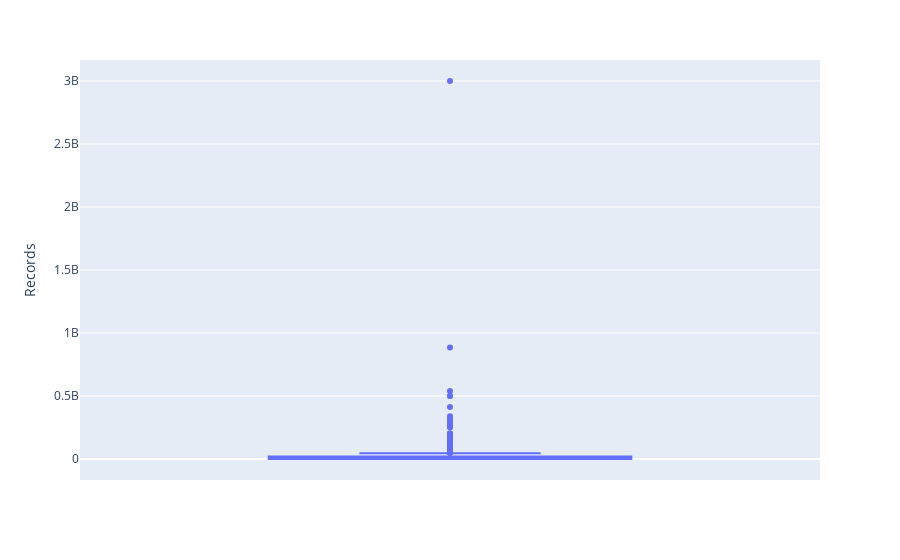

The code cell stored with this chart in its notebook:
### Code cell
# Records Distributions and Outliers
fig = px.box(df, y="Records")
fig.show()

# Large Number of outliers based on the BoxPlot, but 1 EXTREME outlier. --> Not really relevant in this analysis

### Figure 1 — Plotly figure (JSON) as saved in the notebook; plotly's stock layout.template omitted (floating-point values rounded to 4 significant figures; data arrays with more than 128 entries replaced by an {"elided": "..."} marker saying what was removed)
{"data": [{"alignmentgroup": "True", "hovertemplate": "Records=%{y}<extra></extra>", "legendgroup": "", "marker": {"color": "#636efa"}, "name": "", "notched": false, "offsetgroup": "", "orientation": "v", "showlegend": false, "type": "box", "x0": " ", "xaxis": "x", "y": {"elided": "295 int values"}, "y0": " ", "yaxis": "y"}], "layout": {"boxmode": "group", "legend": {"tracegroupgap": 0}, "margin": {"t": 60}, "xaxis": {"anchor": "y", "domain": [0, 1]}, "yaxis": {"anchor": "x", "domain": [0, 1], "title": {"text": "Records"}}}}
